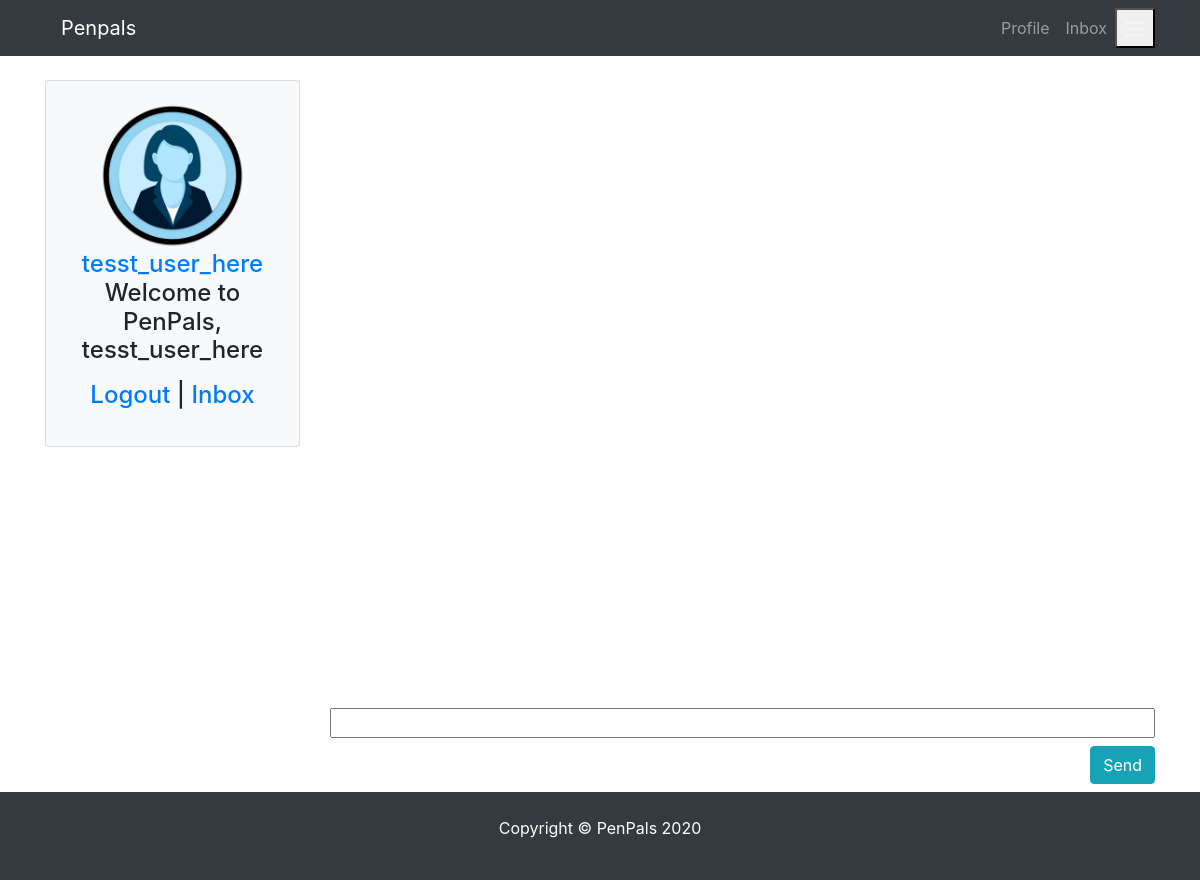
The page /message/chatbox/11 (signed in) on the database as committed earlier.
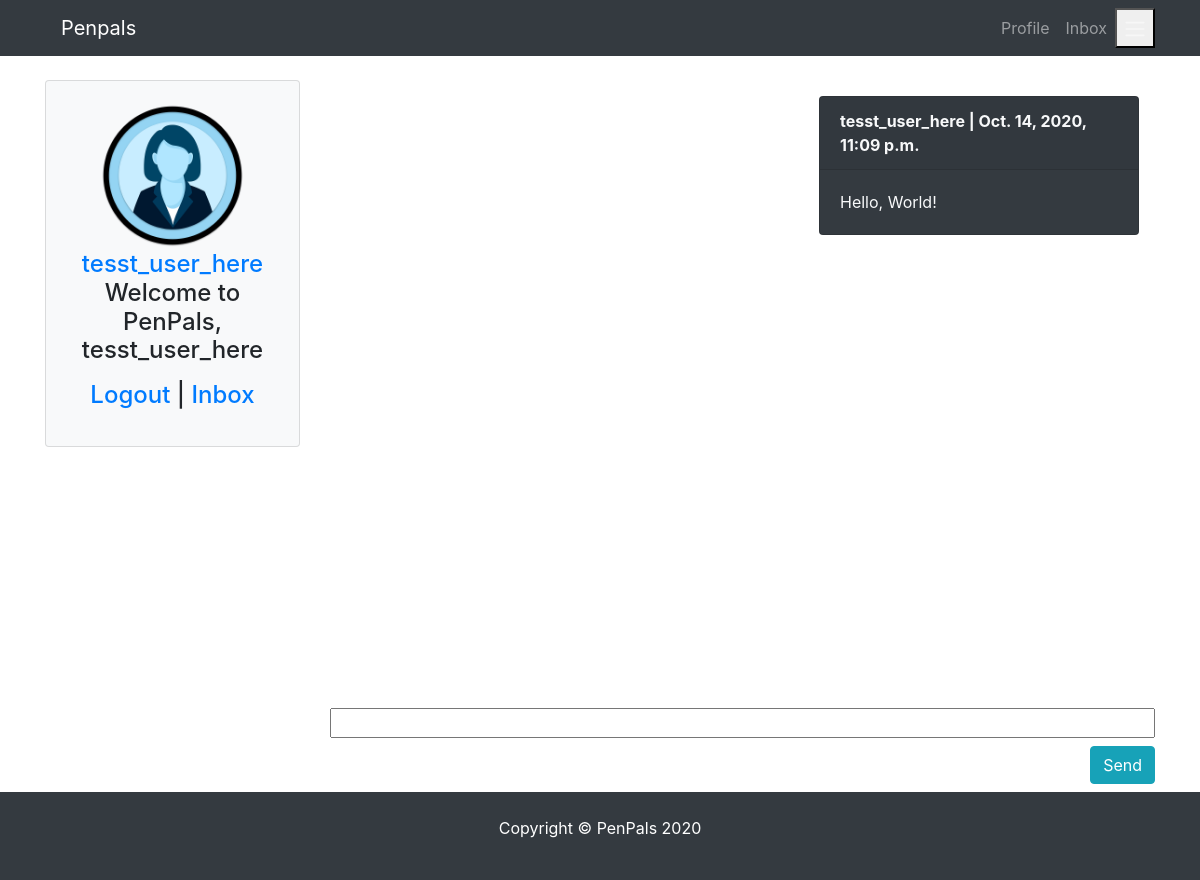
The same page on the database as committed later.
### conversations/models.py (models this page shows)
class Message(models.Model):
    content = models.CharField(max_length=500)
    date = models.DateTimeField(auto_now_add=True)
    profile = models.ForeignKey(Profile,on_delete=models.CASCADE)  # related_name='from_profile',
    chat = models.ForeignKey(Chat, related_name='get_msg', on_delete=models.CASCADE)
    def __str__(self):
        return self.content
    class Meta:
        ordering = ['date']

### pages/models.py (models this page shows)
class Profile(models.Model):
    user = models.OneToOneField(
        User, blank=True, null=True, on_delete=models.CASCADE)
    first = models.CharField(max_length=200, blank=True, null=True)
    last = models.CharField(max_length=200, blank=True, null=True)
    photo = models.ImageField(
        default='user.png', upload_to='photos/%y/%m',  blank=True, null=True)
    friends = models.ManyToManyField('self', blank=True)
    speaks = models.CharField(max_length=200, blank=True, null=True)
    learns = models.CharField(max_length=200, blank=True, null=True)
    def __init__(self, *args, **kwargs):
         super(Profile, self).__init__(*args, **kwargs)
         self.speaks = from_value_to_label(self.speaks)
         self.learns = from_value_to_label(self.learns)
    def __str__(self):
        return str(self.user)
    def get_absolute_url(self):
        return reverse("pages:profile", kwargs={"profile_id":self.pk})
    class Meta:
        ordering = ['-id']

### conversations/views.py (the view, shortened to what this page needs)
# urls.py: path("chatbox/<int:chat_id>", ChatBox.as_view(), name="chatbox"),
class ChatBox(LoginRequiredMixin, DetailView):
    model = Message
    form_class = MessageForm
    template_name = "conversations/chatbox.html"
    def get_context_data(self, **kwargs):
        self.instance = self.request.user.profile
        self.messages = Message.objects.all().filter(chat_id=self.kwargs['chat_id']) #  self.kwargs['profile_id'])
        self.context = {
            'profile': self.instance,
            'chat_id': self.kwargs['chat_id'],
            'form': self.form_class,
            'chat_messages': self.messages,
        }
        print(self.context)
        return self.context
    def get_object(self, **kwargs):
        return Message.objects.all().filter(chat_id=self.kwargs['chat_id']) #  self.kwargs['profile_id'])

### pages/utils.py (called while the page is built)
def from_value_to_label(field):
    if field is not None:
        list_of_labels = [label for value, label in LANGUAGE_CHOICES if str(value) in field]
        return ", ".join(list_of_labels)  # list_of_labels  #ast.literal_eval(field)  # [int(i) for i in field.replace('[','').replace(']','').replace(',','').replace("'",'').split(" ")] # list_of_labels #
    return field

### conversations/templates/conversations/chatbox.html (shortened to what this page needs)
{% extends 'pages/base.html' %} {% load crispy_forms_tags %} {% block content %}
<div class="row">
  {% include 'pages/partials/_sidebar.html' %}
  <div class="col-md-9 col-sm-12">
    <div class="p-3" id="messageFeed">
      {% for amessage in chat_messages %}
      <div
        class="card {% if request.user.profile == amessage.profile %} ml-auto text-light bg-dark {% endif %}"
        style="width: 20rem"
      >
        <div class="card-header font-weight-bold">
          {{amessage.profile}} | {{amessage.date}}
        </div>
        <div class="card-body">{{amessage}}</div>
      </div>
      {% endfor %}
    </div>
    <form
      action=""
      method="POST"
      enctype="multipart/form-data"
      autocomplete="off"
    >
      {% csrf_token %} {% for afield in form %}
      <div class="input-group mb-3 m-auto flex-row-reverse">
        <div class="align-self-center w-100">
          {{afield}}
        </div>
        <input
          type="submit"
          value="Send"
          class="text-white text-center my-2 btn btn-info"
        />
      </div>
      {% endfor %}
    </form>
  </div>
</div>
{% endblock content %}

Rows that differ between the two databases and show on the page:
added Message: profile "tesst_user_here", date "Oct. 14, 2020, 11:09 p.m.", content "Hello, World!"
